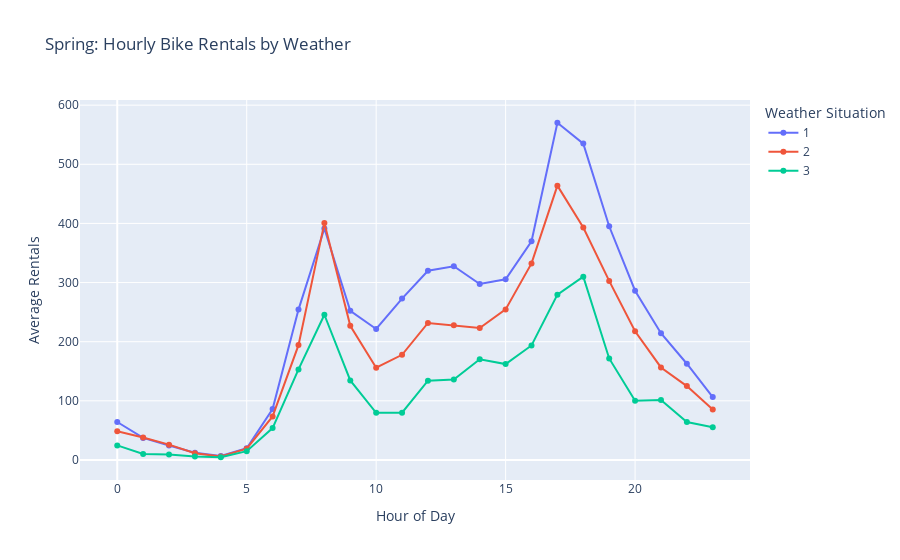

Source (notebook cell):
### Code cell
# Average rentals per hour per weather condition only for summer
summer_data = hour_data_update[hour_data_update['seasonName'] == 'Summer']
hour_weather = summer_data.groupby(['hr', 'weathersit'])['cnt'].mean().reset_index()
# Plot
fig = px.line(hour_weather,
              x='hr',
              y='cnt',
              color='weathersit',
              markers=True,
              title="Spring: Hourly Bike Rentals by Weather",
              labels={'hr': 'Hour of Day', 'cnt': 'Average Rentals', 'weathersit': 'Weather Situation'})
fig.show()

### Figure 1 — Plotly figure (JSON) as saved in the notebook; plotly's stock layout.template omitted (floating-point values rounded to 4 significant figures)
{"data": [{"hovertemplate": "Weather Situation=1<br>Hour of Day=%{x}<br>Average Rentals=%{y}<extra></extra>", "legendgroup": "1", "line": {"color": "#636efa", "dash": "solid"}, "marker": {"symbol": "circle"}, "mode": "lines+markers", "name": "1", "orientation": "v", "showlegend": true, "type": "scatter", "x": [0, 1, 2, 3, 4, 5, 6, 7, 8, 9, 10, 11, 12, 13, 14, 15, 16, 17, 18, 19, 20, 21, 22, 23], "xaxis": "x", "y": [64.18, 37.23, 24.48, 12.32, 6.553, 19.9, 86.23, 254.3, 391.3, 252.1, 221.4, 272.9, 320.1, 327.5, 297.5, 305.6, 369.8, 570.2, 535.0, 395.2, 286.2, 214.2, 162.7, 106.4], "yaxis": "y"}, {"hovertemplate": "Weather Situation=2<br>Hour of Day=%{x}<br>Average Rentals=%{y}<extra></extra>", "legendgroup": "2", "line": {"color": "#EF553B", "dash": "solid"}, "marker": {"symbol": "circle"}, "mode": "lines+markers", "name": "2", "orientation": "v", "showlegend": true, "type": "scatter", "x": [0, 1, 2, 3, 4, 5, 6, 7, 8, 9, 10, 11, 12, 13, 14, 15, 16, 17, 18, 19, 20, 21, 22, 23], "xaxis": "x", "y": [48.42, 38.0, 25.88, 11.23, 6.043, 19.09, 73.58, 194.2, 400.6, 226.9, 156.0, 177.9, 231.7, 227.6, 223.1, 254.6, 332.3, 463.9, 393.0, 302.8, 217.6, 156.5, 124.9, 85.47], "yaxis": "y"}, {"hovertemplate": "Weather Situation=3<br>Hour of Day=%{x}<br>Average Rentals=%{y}<extra></extra>", "legendgroup": "3", "line": {"color": "#00cc96", "dash": "solid"}, "marker": {"symbol": "circle"}, "mode": "lines+markers", "name": "3", "orientation": "v", "showlegend": true, "type": "scatter", "x": [0, 1, 2, 3, 4, 5, 6, 7, 8, 9, 10, 11, 12, 13, 14, 15, 16, 17, 18, 19, 20, 21, 22, 23], "xaxis": "x", "y": [24.6, 10.27, 9.118, 5.688, 4.579, 14.89, 53.9, 153.1, 245.6, 134.6, 79.83, 79.88, 134.1, 135.9, 170.2, 162.1, 193.7, 279.5, 309.9, 171.7, 100.0, 101.3, 64.06, 55.24], "yaxis": "y"}], "layout": {"legend": {"title": {"text": "Weather Situation"}, "tracegroupgap": 0}, "title": {"text": "Spring: Hourly Bike Rentals by Weather"}, "xaxis": {"anchor": "y", "domain": [0, 1], "title": {"text": "Hour of Day"}}, "yaxis": {"anchor": "x", "domain": [0, 1], "title": {"text": "Average Rentals"}}}}
